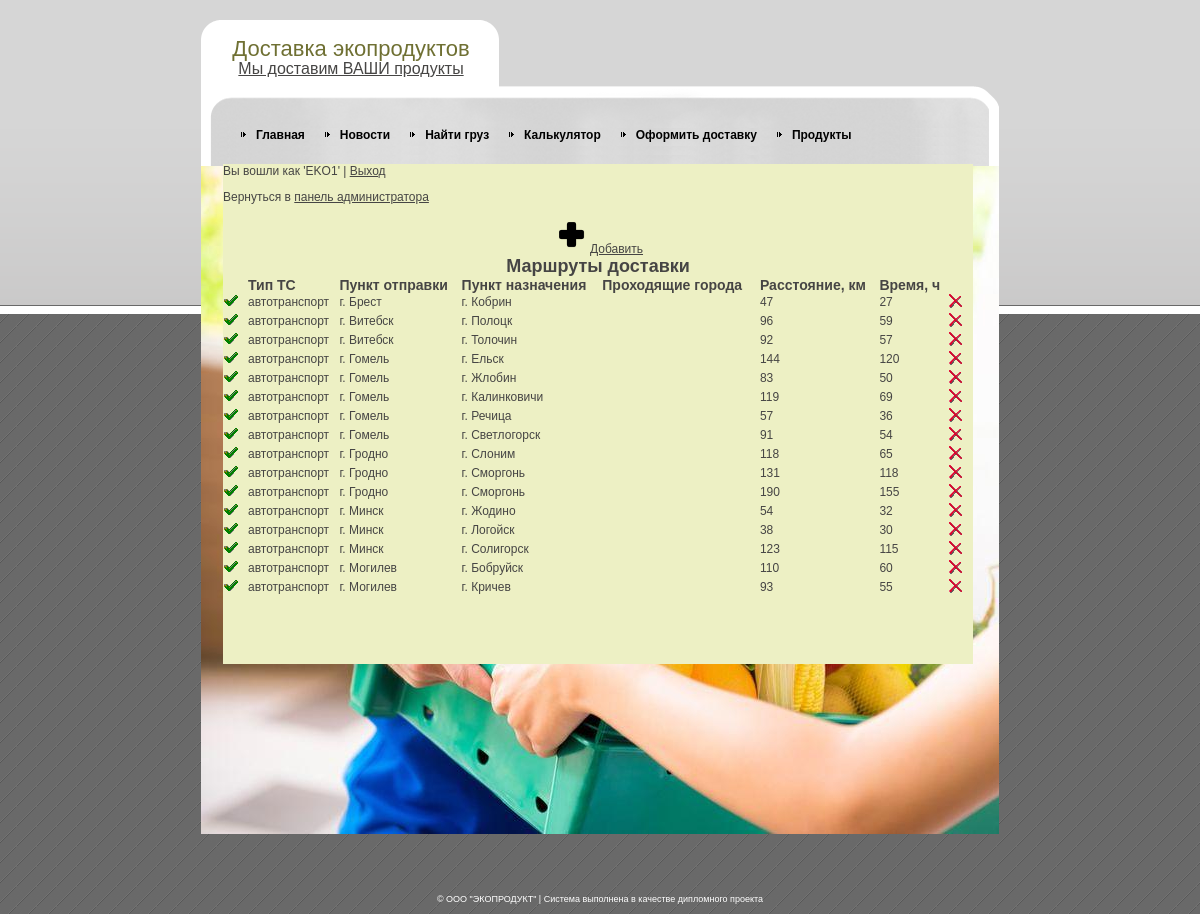
The page /edit_route.php (signed in) on the database its author committed.
### tables this page shows
CREATE TABLE IF NOT EXISTS `route` (
  `id` int(11) NOT NULL AUTO_INCREMENT,
  `idtypets` int(11) NOT NULL,
  `idpoint1` int(11) NOT NULL,
  `idpoint2` int(11) NOT NULL,
  `id_points` text COMMENT 'ID проходящих городов',
  `dist` decimal(10,0) NOT NULL,
  `time` float NOT NULL,
  PRIMARY KEY (`id`),
  KEY `idtype` (`idtypets`,`idpoint1`,`idpoint2`),
  KEY `idpoint1` (`idpoint1`),
  KEY `idpoint2` (`idpoint2`)
);

CREATE TABLE IF NOT EXISTS `typets` (
  `id` int(11) NOT NULL AUTO_INCREMENT,
  `type` varchar(50) NOT NULL,
  `price` float NOT NULL,
  PRIMARY KEY (`id`)
);

CREATE TABLE IF NOT EXISTS `points` (
  `id` int(11) NOT NULL AUTO_INCREMENT,
  `point` varchar(50) NOT NULL,
  `idregion` int(11) NOT NULL,
  `is_region_center` BOOL NOT NULL,
  PRIMARY KEY (`id`),
  KEY `idregion` (`idregion`)
);

### lib_db.php (called while the page is built, shortened)
<?php
function dataBaseToArray($resultat)
{
    $array = array();
    while($row = mysql_fetch_assoc($resultat))
	{
        $array[] = $row;
    }
    return $array;
}
function getRoute($s)
{
    $sql = "SELECT route.id, route.dist, route.time, route.idpoint1 , route.idpoint2, route.idtypets,
			point_1.point AS point1,
			point_2.point AS point2,
			typets.type
			FROM route, typets, points AS point_1, points AS point_2
			WHERE
			route.idtypets = typets.id AND
			route.idpoint1 =  point_1.id AND
			route.idpoint2 =  point_2.id "
			.$s."
			ORDER BY
			typets.type, point1, point2";
	$resultat = mysql_query($sql) or die(mysql_error());
    return dataBaseToArray($resultat);
}
			$error = 1;?>

### edit_route.php (the view, shortened to what this page needs)
<?php
require "lib_db.php";
?>
<!DOCTYPE html PUBLIC "-//W3C//DTD XHTML 1.0 Strict//EN" "http://www.w3.org/TR/xhtml1/DTD/xhtml1-strict.dtd">
<html xmlns="http://www.w3.org/1999/xhtml" xml:lang="en" lang="en">
<head>
<link rel="stylesheet" href="style.css" type="text/css" charset="utf-8" />
</head>
<body>
<div id="outer">
  <div id="wrapper">
    <div id="body-bot">
      <div id="body-top">
        <div id="logo">
          <h1>Доставка экопродуктов</h1>
          <p><a href="adminform.php" target="_parent">Мы доставим ВАШИ продукты</a></p>
        </div>
        <div id="nav">
          <ul>
            <li><a href="index.php">Главная</a></li>
            <li><a href="news.php">Новости</a></li>
            <li><a href="find.php">Найти груз</a></li>
            <li><a href="calc.php">Калькулятор</a></li>
            <li><a href="order.php">Оформить доставку</a></li>
            <li><a href="product.php">Продукты</a></li>
          </ul>
        </div>
        <div id="gboxm">
				<?php
				$login = $_SESSION['login'];
				$password = $_SESSION['password'];
				if(empty($login) and empty($password))
				{
					echo "<h2>Ошибка!</h2>";
					echo "<p>Необходимо пройти авторизацию | <a href='adminform.php'>Вход</a></p>";
				}
				else
				{
					echo "<p>Вы вошли как '$login' | <a href='exit.php'>Выход</a></p>";
					echo "<p>Вернуться в <a href='adminform.php'>панель администратора</a></p>";?>
					<center><a href="edit_routef.php?id=0"><img height="37" src="images/add.png" alt="add" />Добавить</a>
					<h2>Маршруты доставки</center></h2>
					<table border="0" cellpadding="0" cellspacing="0" width="100%">
					<tr>
						<td width=25></td>
						<td><h3>Тип ТС</h3></td>
						<td><h3>Пункт отправки</h3></td>
						<td><h3>Пункт назначения</h3></td>
						<td><h3>Проходящие города</h3></td>
						<td><h3>Расстояние, км</h3></td>
						<td><h3>Время, ч</h3></td>
						<td width=25></td>
					</tr>
					<?
					$items = getRoute('');
					foreach($items as $item)
					{?>
						<tr>
						<td><a href="edit_routef.php?id=<?=$item["id"]?>"><img src="images/edit.ICO" alt="edit" /></a></td>
						<td><?=$item["type"]?></td>
						<td><?=$item["point1"]?></td>
						<td><?=$item["point2"]?></td>
						<td>
                        </td>
						<td><?=$item["dist"]?></td>
						<td><?=$item["time"]?></td>
						<td><a href="delete_route.php?id=<?=$item["id"]?>"><img src="images/del.ICO" alt="del" /></a></td>
						</tr>
					<?}
						echo "</table>";
					}?>
        </div>
      </div>
    </div>
  </div>
</div>
<div id="copyright"> &copy; ООО "ЭКОПРОДУКТ" | Система выполнена в качестве дипломного проекта</div>
</body>
</html>

### style.css (style rules this page uses)
html, body, h1, h2, h3, h4 { margin: 0; padding: 0; }
img { border: 0; }
a { color: #464544; }
body { background: url(images/page_bg.gif); text-align: center; font: 12px arial, sans-serif; color: #464544; padding-bottom: 10px; }
#outer { background: top left url(images/page_bg_top.gif) repeat-x; padding-top: 20px; }
#wrapper { text-align: left; margin: auto; width: 798px; position: relative; background: url(images/body_bg.gif) repeat-y; }
#body-bot { background: bottom left url(images/body_bg_bot.jpg) no-repeat; }
#body-top { background: url(images/body_bg_top.gif) no-repeat; min-height: 800px; _height: 800px; padding-bottom: 14px; }
#logo { width: 25em; text-align: center; }
#logo h1 { color: #6F7033; font: 22px "Arial narrow", arial, sans-serif; line-height: 1; padding-top: 0.8em; }
#logo p { color: #464544; font: 16px "Arial narrow", arial, sans-serif; margin: 0; }
#nav { margin-top: 50px; }
#nav li { list-style: none; float: left; background: left center url(images/arr.gif) no-repeat; padding-left: 15px; padding-right: 20px; }
#nav a { color: #000; text-decoration: none; font-weight: bold; }
#gboxm { width: 750px; min-height: 500px; margin-top: 22px; margin-left: 22px; margin-bottom: 22px; background-color: #EDF0C4; }
#copyright { font-size: 9px; color: #fff; margin-top: 60px; }

### rows shown on the page
route: idtypets.type "автотранспорт", idpoint1.point "г. Брест", idpoint2.point "г. Кобрин", dist "47", time "27"
route: idtypets.type "автотранспорт", idpoint1.point "г. Витебск", idpoint2.point "г. Полоцк", dist "96", time "59"
route: idtypets.type "автотранспорт", idpoint1.point "г. Витебск", idpoint2.point "г. Толочин", dist "92", time "57"
route: idtypets.type "автотранспорт", idpoint1.point "г. Гомель", idpoint2.point "г. Ельск", dist "144", time "120"
route: idtypets.type "автотранспорт", idpoint1.point "г. Гомель", idpoint2.point "г. Жлобин", dist "83", time "50"
route: idtypets.type "автотранспорт", idpoint1.point "г. Гомель", idpoint2.point "г. Калинковичи", dist "119", time "69"
route: idtypets.type "автотранспорт", idpoint1.point "г. Гомель", idpoint2.point "г. Речица", dist "57", time "36"
route: idtypets.type "автотранспорт", idpoint1.point "г. Гомель", idpoint2.point "г. Светлогорск", dist "91", time "54"
route: idtypets.type "автотранспорт", idpoint1.point "г. Гродно", idpoint2.point "г. Слоним", dist "118", time "65"
route: idtypets.type "автотранспорт", idpoint1.point "г. Гродно", idpoint2.point "г. Сморгонь", dist "131", time "118"
route: idtypets.type "автотранспорт", idpoint1.point "г. Гродно", idpoint2.point "г. Сморгонь", dist "190", time "155"
route: idtypets.type "автотранспорт", idpoint1.point "г. Минск", idpoint2.point "г. Жодино", dist "54", time "32"
route: idtypets.type "автотранспорт", idpoint1.point "г. Минск", idpoint2.point "г. Логойск", dist "38", time "30"
route: idtypets.type "автотранспорт", idpoint1.point "г. Минск", idpoint2.point "г. Солигорск", dist "123", time "115"
route: idtypets.type "автотранспорт", idpoint1.point "г. Могилев", idpoint2.point "г. Бобруйск", dist "110", time "60"
route: idtypets.type "автотранспорт", idpoint1.point "г. Могилев", idpoint2.point "г. Кричев", dist "93", time "55"

### other values the page prints
$login "EKO1"
